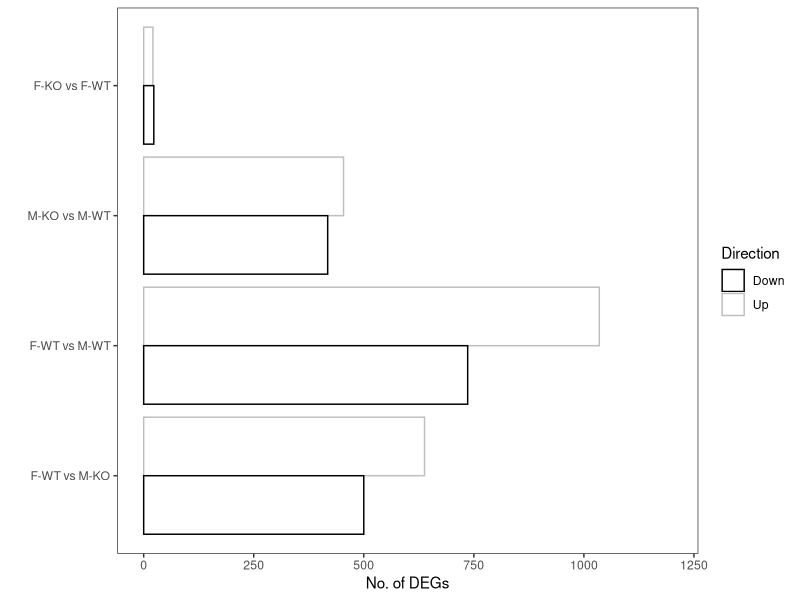

Recreate this plot in R.
#### Load libraries ####
library(data.table)
library(dplyr)
library(ggplot2)

### Multiome: PT DEGs ###
data <- data.frame(Direction=rep(c("Up", "Down"), each=4),
                   Group=rep(c("F-KO vs F-WT","M-KO vs M-WT","F-WT vs M-WT","F-WT vs M-KO"),2),
                   No_Gene=c(21,454,1035,638,23,418,736,500)) ### cutoff on common-mean: 0.01
data$Group <- factor(data$Group, levels = rev(c("F-KO vs F-WT","M-KO vs M-WT","F-WT vs M-WT","F-WT vs M-KO")))

ggplot(data=data, aes(x=No_Gene, y=Group, color=Direction)) +
  geom_bar(stat="identity", position=position_dodge(), fill="white") + 
  ylab("") + xlab("No. of DEGs") + xlim(0,1200) +
  scale_color_manual(values=c("black","gray")) + 
  theme_bw() + theme(panel.grid.major = element_blank(), panel.grid.minor = element_blank())
